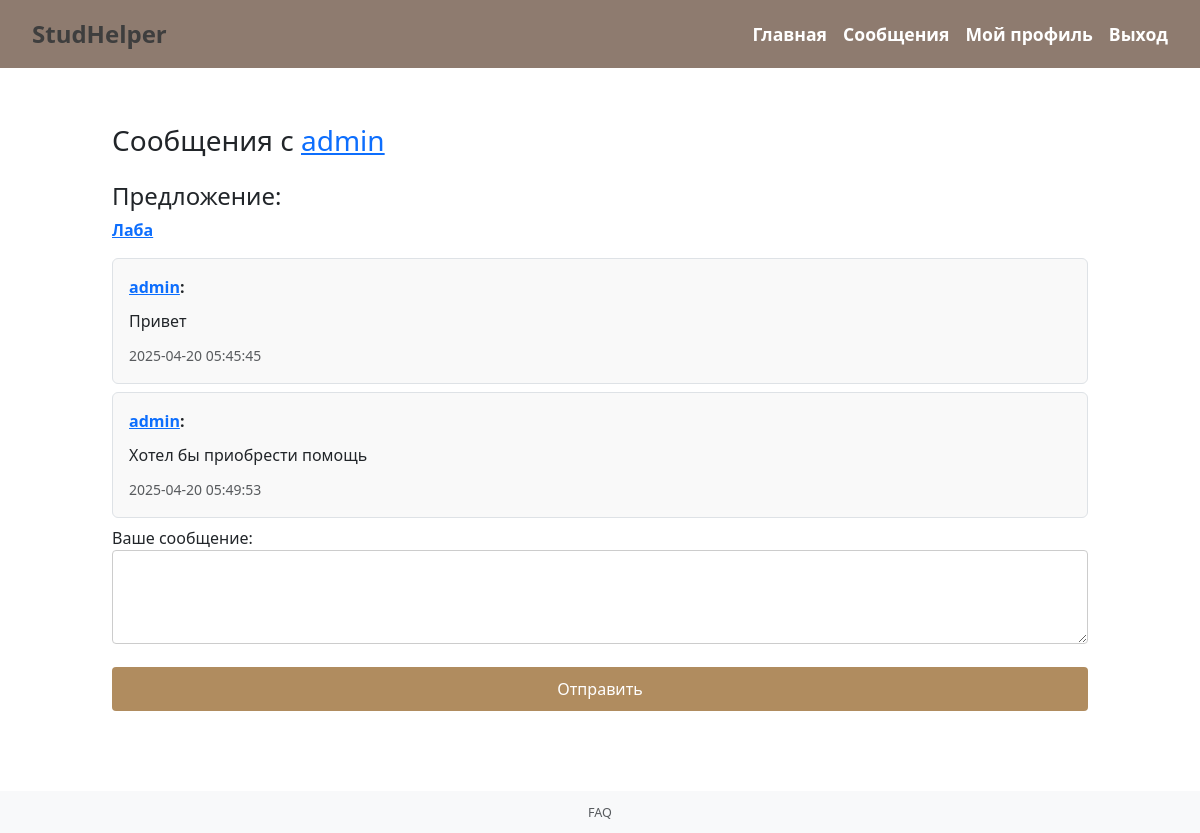
The page /message/2 (signed in) on the database its author committed.
### app.py (models this page shows)
class User(db.Model, UserMixin):
    id = db.Column(db.Integer, primary_key=True)
    username = db.Column(db.String(150), unique=True, nullable=False)
    password = db.Column(db.String(150), nullable=False)
    offers = db.relationship('Offer', backref='seller', lazy=True)  # связь с предложениями

class Offer(db.Model):
    id = db.Column(db.Integer, primary_key=True)
    title = db.Column(db.String(200), nullable=False)
    description = db.Column(db.Text, nullable=False)
    price = db.Column(db.Float, nullable=False)
    subcategory_id = db.Column(db.Integer, db.ForeignKey('subcategory.id'), nullable=False)
    seller_id = db.Column(db.Integer, db.ForeignKey('user.id'), nullable=False)

class Message(db.Model):
    id = db.Column(db.Integer, primary_key=True)
    sender_id = db.Column(db.Integer, db.ForeignKey('user.id'), nullable=False)
    receiver_id = db.Column(db.Integer, db.ForeignKey('user.id'), nullable=False)
    text = db.Column(db.Text, nullable=False)
    timestamp = db.Column(db.DateTime, server_default=db.func.now())
    offer_id = db.Column(db.Integer, db.ForeignKey('offer.id'), nullable=False)  # Связь с предложением
    sender = db.relationship('User', foreign_keys=[sender_id], backref='sent_messages')
    receiver = db.relationship('User', foreign_keys=[receiver_id], backref='received_messages')
    offer = db.relationship('Offer', backref='messages')

### app.py (the view, shortened to what this page needs)
@app.route('/message/<int:receiver_id>', methods=['GET', 'POST'])
def message(receiver_id):
    if not current_user.is_authenticated:
        return redirect(url_for('login'))
    sender_id = current_user.id
    if sender_id == receiver_id:
        return redirect(url_for('profile'))
    receiver = User.query.get_or_404(receiver_id)
    messages = Message.query.filter(
        ((Message.sender_id == sender_id) & (Message.receiver_id == receiver_id)) |
        ((Message.sender_id == receiver_id) & (Message.receiver_id == sender_id))
    ).order_by(Message.timestamp).all()
    offer = Offer.query.filter_by(id=messages[0].offer_id).first() if messages else None
    return render_template('message.html', messages=messages, receiver=receiver, offer=offer)

### app.py (called while the page is built)
@login_manager.user_loader
def load_user(user_id):
    return User.query.get(int(user_id))

### templates/message.html (shortened to what this page needs)
{% extends 'base.html' %}
{% block content %}
<div class="container mt-4">
    <h3>Сообщения с <a href="{{ url_for('profile', user_id=receiver.id) }}">{{ receiver.username }}</a></h3>
    {% if offer %}
    <div class="offer-info mt-4">
        <h4>Предложение:</h4>
        <p><strong><a href="{{ url_for('offer', offer_id=offer.id) }}">{{ offer.title }}</a></strong></p>
    </div>
    {% endif %}
    <div class="message-container">
        <div class="messages">
            {% for msg in messages %}
                <div class="message border p-3 mb-2 rounded">
                    <strong><a href="{{ url_for('profile', user_id=msg.sender.id) }}">{{ msg.sender.username }}</a>:</strong>
                    <p>{{ msg.text }}</p>
                    <small class="text-muted">{{ msg.timestamp }}</small>
                </div>
            {% endfor %}
        </div>
        <form method="POST" id="message-form">
            <div class="form-group">
                <label for="message-text">Ваше сообщение:</label>
                <textarea class="form-control" id="message-text" name="text" rows="3" required></textarea>
            </div>
            <button type="submit" class="btn btn-primary mt-2">Отправить</button>
        </form>
    </div>
</div>
{% endblock %}

### static/style.css (style rules this page uses)
body { display: flex; flex-direction: column; min-height: 100vh; }
.form-control, .form-select { padding: 10px; border: 1px solid #ccc; border-radius: 4px; width: 100%; margin-bottom: 15px; }
.btn-primary { background-color: #b08c5f; border: none; padding: 10px; border-radius: 4px; color: white; cursor: pointer; transition: background 0.3s; }
.container { max-width: 1000px; width: 100%; box-sizing: border-box; margin-top: 30px; }
.message { border: 1px solid #ddd; padding: 15px; margin-bottom: 10px; border-radius: 10px; background-color: #f9f9f9; }
.message p { margin: 10px 0; }
textarea { border-radius: 10px; }
button { width: 100%; border-radius: 5px; }

### rows shown on the page
User: username "admin"
Offer: title "Лаба"
Message: sender.username "admin", text "Привет", timestamp "2025-04-20 05:45:45"
Message: sender.username "admin", text "Хотел бы приобрести помощь", timestamp "2025-04-20 05:49:53"
